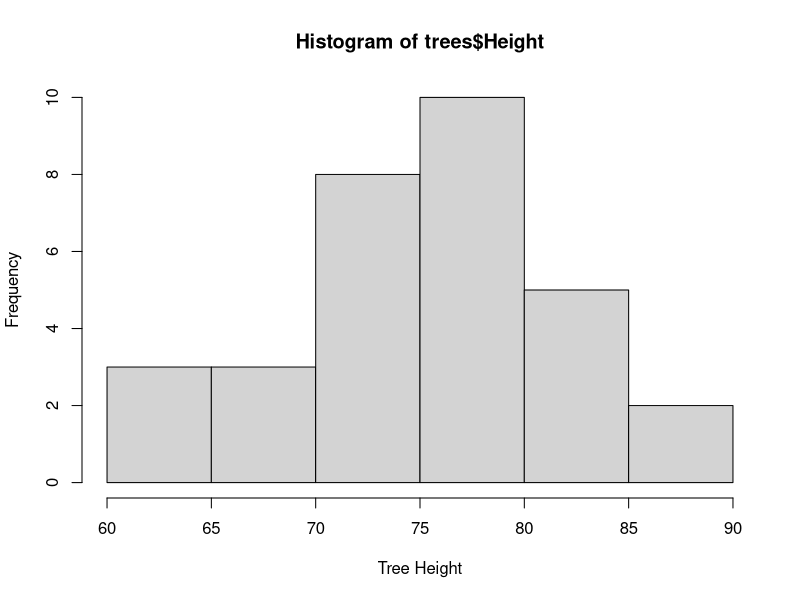
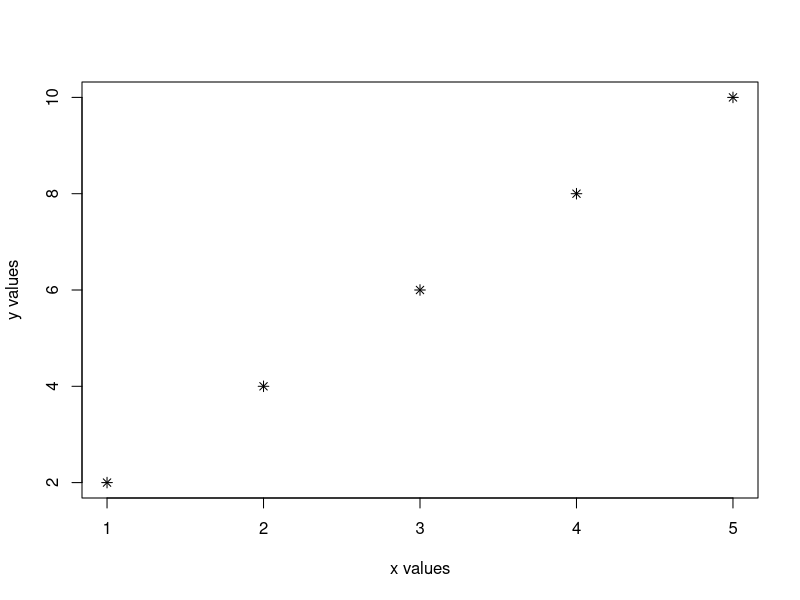
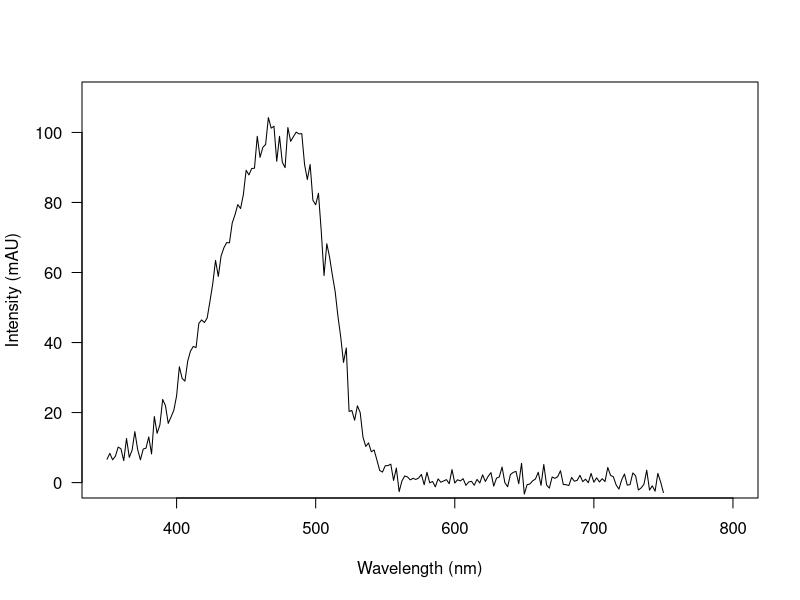
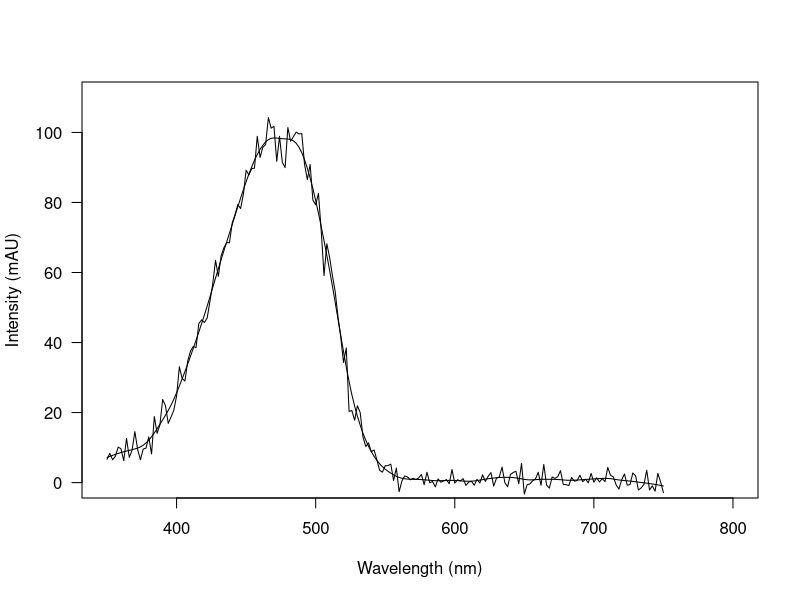

These charts were generated, in order, by the following R code:
## ---- chunk 1

# Let's look at what makes up the function to find variance:

var


# If you run this, you will see the basic syntax of the function that runs when you run the 
# var() command, where the function is stored, and what it is named as ("var" in this case). 
# Pretty cool!

## ---- chunk 2
##### Calculating Functions

sum(6:8)

mean(1:10)

log(16)

sqrt(36)

###### Plotting functions

## Plot info from a sample data set in R: trees
head(trees)

hist(trees$Height,xlab="Tree Height")

## Plot your own graph
plot(x=c(1,2,3,4,5),y=c(2,4,6,8,10),xlab="x values",ylab="y values",pch=8)

###### Statistical functions

## t-test

z<-rnorm(15)
a<-rnorm(15)
t.test(z,a)
# Look at the results - can you find the p value? Is there a significant difference?

## smooth.spline (fits a cubic smooth line to noisy curves) - one of my favorites!

peak1.standard<-read.csv("Peak1.csv")
# An example of VERY noisy data - unfortunately from my own data 
plot(peak1.standard$Wavelength,peak1.standard$mAU,xlim=c(350,800), type="l", pch=1,cex=0.6,las=TRUE, 
     ylab="Intensity (mAU)",ylim=c(0,110),xlab="Wavelength (nm)")
# Let's use the smooth.spline function to smooth this line out.
smooth.peak1.standard<-smooth.spline(peak1.standard$Wavelength, peak1.standard$mAU)
# Now plot the smooth line over the noisy line to see how well it fits
plot(peak1.standard$Wavelength,peak1.standard$mAU,xlim=c(350,800), type="l", pch=1,cex=0.6,las=TRUE, 
     ylab="Intensity (mAU)",ylim=c(0,110),xlab="Wavelength (nm)")
lines(smooth.peak1.standard)


# Remember, these look like simple commands but they are actually functions 
# that have been built into the software for us. Thanks, R! 
## ---- chunk 3

fun_function<-function(x,y=5){x*y}

fun_function

# Let's look at the components (formal arguments, body, and environment) of this function:
formals(fun_function)
body(fun_function)
environment(fun_function)
# Remember, every function is made up of these three basic components.

# Let's run this function now
fun_function(3)
# This is telling us that our "x" value is 3, and we know that y=3 and the body is {x*y}
# So, the output should be 15 because {x*y} = {3*5}. Yay!
## ---- chunk 4
absolutely<-function(x){if(x<0){-x}else{x}}

# This code tells us that if an x value is less than 1, then this negative value should 
# be converted to positive
# AKA an absolute value function

# Try it!
absolutely(-7)
absolutely(28)
## ---- chunk 5
for (food in c("mac and cheese","watermelon","pizza","blueberries","rice krispie treat")){
print(paste("My favorite food is", food))}

## Hopefully I covered one of your fav foods here, I'm really sorry if not.

## This is a silly example, but it shows you exactly what's going on with the loop. 
## In the body, it's taking the text "My favorite food is" and linking it to the arguments 
# specified as "food" arguments. 
## Each line represents a new loop, and the function will continue until it runs out of arguments.
## ---- chunk 6

# Let's make a vector:

vector1<-c(3,5,6,9,8,11,15,16,22,23)

# Next, set your inital condition to 0. Do you know why we should do this? 

condition<-0

## Okay, now we're going to write a loop that counts the total number of odd values in our vector:

for(val in vector1){print(if (val %% 2) condition=condition+1)}
## Should spit back to you the odd numbers

# An alternative way of writing it where print(condition) tells you the total number of odd values

vector1 <- c(3,5,6,9,8,11,15,16,22,23)
condition <- 0

for(val in vector1){if (val %% 2==0) condition <- condition+1
print(condition)}

print(condition)

# In this loop, "val" corresponds to each values in our vector
# The body is telling R to exclude any values that are multiples of 
# two in the vector (indicated by %%)
# The initial condition is 0, so each time the loop runs, it is cycling 
# through the next value until all 8 values have been processed.
# The loop runs eight iterations (one of each value in our vector)
# For each value, it will return a TRUE or FALSE, and counts the number 
# of TRUEs when we make the command print()

## ---- chunk 7

# Let's make a 10 x 10 matrix and fill it using a nested for loop
matrix1 <- matrix(nrow=5, ncol=6)
matrix1 ## you can see it's empty right now
dim(matrix1)
dim(matrix1)

# This loop will assign values in each row/column based on the 
# product of the i and j values that we specify here:
for(i in 1:dim(matrix1)[1]) {
  for(j in 1:dim(matrix1)[2]) {
    matrix1[i,j] = i*j}}

matrix1
# Basically, this code tells R to put in a value in each 
# cell that is the product of the corresponding product 
# of row and column and this code is repeated until all cells are filled

# [1] is just an index that corresponds rows, [2] to columns

# It's "nested" because you have a for() command within another for() command

# Look at the matrix now:
matrix1
